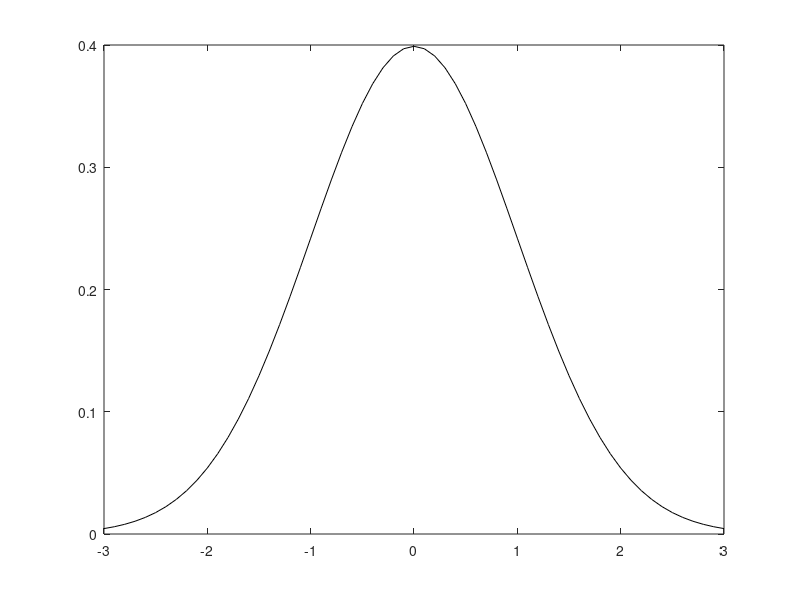

Write MATLAB code to recreate this figure. (Note: this script raises an error after producing the figure.)
mu = 0;
sigma = 1;
n = 1000;
step = 0.1;
knn = 50
[X] = mvnrnd(mu, sigma, n)';

x=-3:step:3;
plot(x,normpdf(x,mu,sigma),'Color',[0 0 0]);
hold;

pdf_parzen=NearestNeighbour(X, knn, -3, 3, step);
plot(x,pdf_parzen,'r');